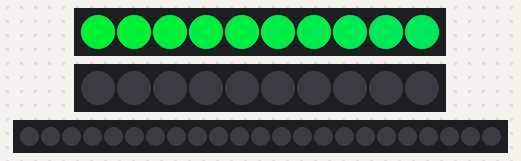
Bench run of a sketch on a simulated Arduino Uno, built with avr-gcc and run on an emulated ATmega328P. Parts: 2 × 10 RGB LEDs in strip order, left to right, 23 RGB LEDs in strip order, left to right. Dim RGB values are drawn brighter than linear.

Above: at 3.15 s.
At 7.76 s:
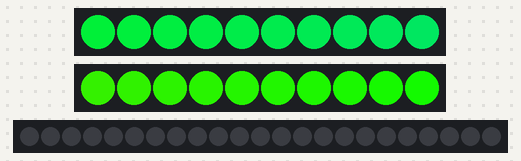
At 12.36 s:
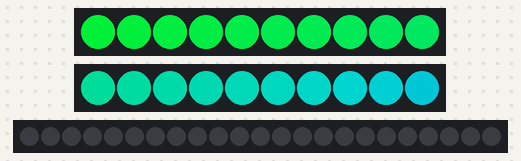
At 21.43 s:
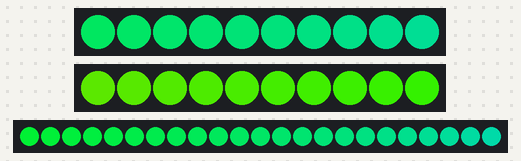
At 30.38 s:
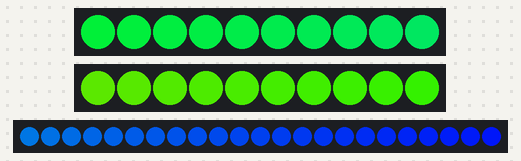
At 39.71 s:
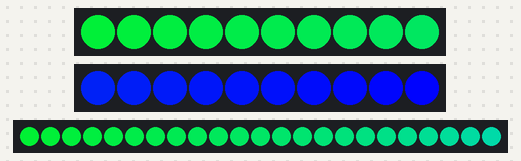

The sketch:

neo-ocean-dress.ino
```cpp
#include <Adafruit_NeoPixel.h>

const int NUM_LEDS_STRIPS = 10;
const int NUM_LEDS_STRIP_BELT = 23;
const int PIN_1 = 11;
const int PIN_2 = 2;
const int PIN_3 = 9;

Adafruit_NeoPixel strip1 = Adafruit_NeoPixel(NUM_LEDS_STRIPS, PIN_1, NEO_GRB + NEO_KHZ800);
Adafruit_NeoPixel strip2 = Adafruit_NeoPixel(NUM_LEDS_STRIPS, PIN_2, NEO_GRB + NEO_KHZ800);
Adafruit_NeoPixel strip3 = Adafruit_NeoPixel(NUM_LEDS_STRIP_BELT, PIN_3, NEO_GRB + NEO_KHZ800);

void setup() {
  delay( 3000 ); // power-up safety delay TODO: check if useful

  strip1.begin();
  strip1.show(); // Initialize all pixels to 'off'

  strip2.begin();
  strip2.show(); // Initialize all pixels to 'off'

  strip3.begin();
  strip3.show(); // Initialize all pixels to 'off'
}

void loop() {
  //light blue - dark blue
  const int start_color1 = 100;
  const int end_color1 = 170;

  //yellow-green-blue
  const int start_color2 = 60;
  const int end_color2 = 170;

  //light blue - blue
  const int start_color3 = 99;
  const int end_color3 = 150;

  partial_rainbow(strip1, start_color1, end_color1);
  partial_rainbow(strip2, start_color2, end_color2);
  partial_rainbow(strip3, start_color3, end_color3);

  delay(30);
}

void partial_rainbow(Adafruit_NeoPixel& strip, int start_color, int end_color) {

  for(int j=start_color; j<end_color; j++) {
    for(int i=0; i<strip.numPixels(); i++) {
      strip.setPixelColor(i, Wheel(strip, (i+j) & 255));
    }
    strip.show();
    delay(30);
  }

  for(int j=end_color; j>start_color; j--) {
    for(int i=0; i<strip.numPixels(); i++) {
      strip.setPixelColor(i, Wheel(strip, (i+j) & 255));
    }
    strip.show();
    delay(30);
  }

}

uint32_t Wheel(Adafruit_NeoPixel& strip, byte WheelPos) {
  WheelPos = 255 - WheelPos;
  if(WheelPos < 85) {
    return strip.Color(255 - WheelPos * 3, 0, WheelPos * 3);
  }
  if(WheelPos < 170) {
    WheelPos -= 85;
    return strip.Color(0, WheelPos * 3, 255 - WheelPos * 3);
  }
  WheelPos -= 170;
  return strip.Color(WheelPos * 3, 255 - WheelPos * 3, 0);
}
```
